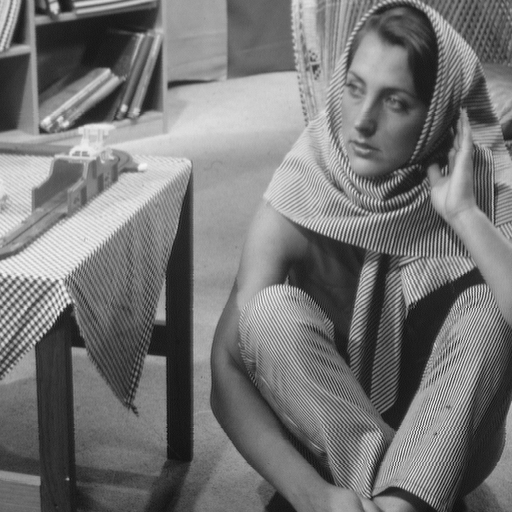
#> input picture data/barbara.png, 512 x 512 px
$ jupyter execute lez_15_IRLS_MOD_l1Denoising.ipynb   (shell and % lines are left out)
#> lines starting #> are read from the running program, lines starting #| are printed output that depends on the picture
[cell 1]
import time

import numpy as np
from matplotlib import pyplot as plt
from scipy.io import loadmat
from skimage.io import imread

[cell 2]
rootfolder = ".."

## IRLS Algorithm

Define the problem parameters

[cell 3]
A = np.array([[1, 3], [3, 1]])  # low dimensions to plot it, you can test larger sizes
b = np.array([-1, 2])

lmbda = 0.5

The function to be minimized is $\frac{1}{2}\|Ax-b\|_2^2 + \lambda \|x\|_1$

[cell 4]
f = lambda x: 0.5 * np.sum((A @ x - b) ** 2) + lmbda * np.sum(np.abs(x))

# derivative of f from matrix calculus
df = lambda x: A.T @ (A @ x) - A.T @ b

Plot the function

[cell 5]
# this function has been prepared only for the visualization sake, no need to go through this but it renders some nice
# graphics :)
F = (
    lambda r1, r2: (r1 * A[0, 0] + r2 * A[0, 1] - b[0]) ** 2
    + (r1 * A[1, 0] + r2 * A[1, 1] - b[1]) ** 2
    + lmbda * (np.abs(r1) + np.abs(r2))
)
xx, yy = np.meshgrid(np.arange(-10, 10, 1), np.arange(-10, 10, 1))

fig = plt.figure()
ax = plt.axes(projection="3d")
ax.plot_surface(xx, yy, F(xx, yy), edgecolor=[0, 0, 1], alpha=0.5, facecolor=[0, 1, 1])
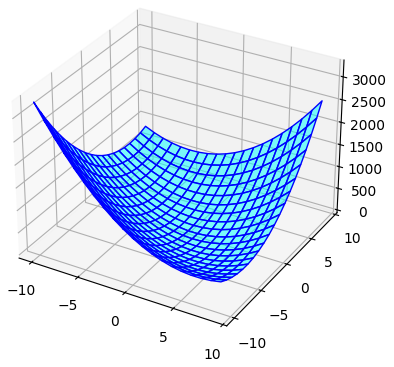
#> figure drawn by matplotlib, 1 panel

Set the parameters

[cell 6]
MAX_ITER = 1e3
TOL_DIST_X = 1e-10

Initialization: test different inizializations, the function is convex, you always converge to the same solution

[cell 7]
x0 = np.array([5, -10])

# initialization
all_x = [x0]
distanceX = 1e10  # stopping criteria
cnt = 0
delta = 1e-6

Main loop

[cell 8]
while cnt < MAX_ITER and distanceX > TOL_DIST_X:
    x = all_x[-1]

    # compute the weight matrix
    W = np.diag(1 / (np.abs(x) + delta))

    # solve the weighted regularized LS system
    # (A^T A + lambda * W) x = A^T b
    x_current = np.linalg.solve(A.T @ A + lmbda * W, A.T @ b)

    # compute distance between consecutive iterates
    distanceX = np.linalg.norm(x_current - x)

    # store the estimate
    all_x.append(x_current.copy())

    cnt = cnt + 1

Plot all the estimates

[cell 9]
# plot the new estimate
xxplot = [x[0] for x in all_x]
yyplot = [x[1] for x in all_x]
zzplot = F(np.array(xxplot), np.array(yyplot))

fig = plt.figure(figsize=(10, 10))
ax = plt.axes(projection="3d")
ax.plot_surface(xx, yy, F(xx, yy), edgecolor=[0, 0, 1], alpha=0.5, facecolor=[0, 1, 1])
ax.plot3D(xxplot, yyplot, zzplot, "r-o")
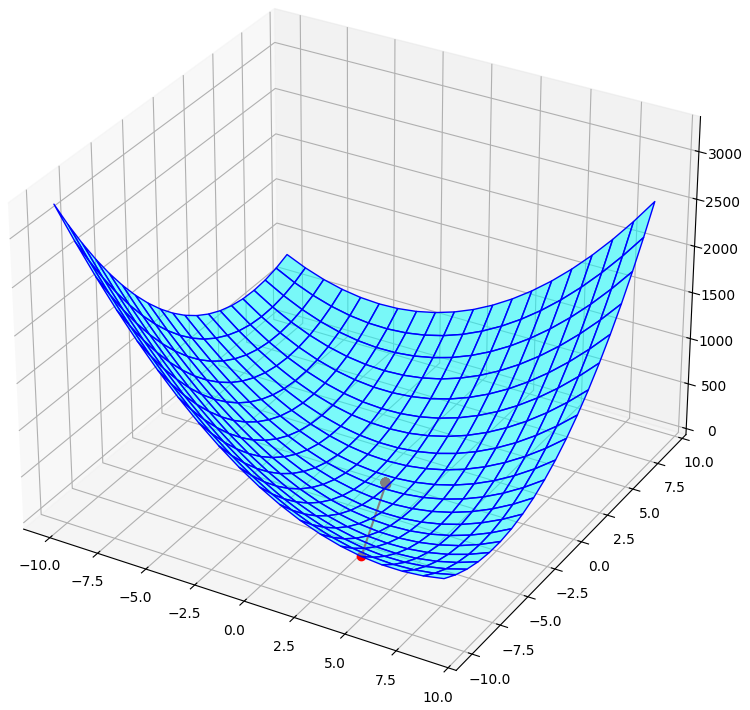
#> figure drawn by matplotlib, 1 panel

[cell 10]
print(f"nr of iteration of IRLS (before stopping criteria met): {cnt}\n")
print(f"Solution of IRLS: [{x_current[0]:.4f}, {x_current[1]:.4f}]\n")
print(f"Value of the functional: {f(x_current):.4f}\n")

[cell 11]
from sklearn.linear_model import Lasso

clf = Lasso(alpha=0.5, fit_intercept=False)
clf.fit(A, b)
print("Lasso (ISTA) 解:", clf.coef_)

print("IRLS 解:", x_current)

## **THIS WAS NOT PRESENTED IN THE 2025 EDITION**: MOD dictionary learning

Useful function for plot the 2D DCT dictionary

[cell 12]
def get_dictionary_img(D):
    M, N = D.shape
    p = int(round(np.sqrt(M)))
    nnn = int(np.ceil(np.sqrt(N)))
    bound = 2
    img = np.ones((nnn * p + bound * (nnn - 1), nnn * p + bound * (nnn - 1)))
    for i in range(N):
        m = np.mod(i, nnn)
        n = int((i - m) / nnn)
        m = m * p + bound * m
        n = n * p + bound * n
        atom = D[:, i].reshape((p, p))
        if atom.min() < atom.max():
            atom = (atom - atom.min()) / (atom.max() - atom.min())
        img[m : m + p, n : n + p] = atom

    return img

Define a function to perform the sparse coding using your favorite algorithm (IRLS, FISTA or ISTA)

[cell 13]
def IRLS(s, D, lmbda, x0=None):
    # Parameters
    MAX_ITER = 100
    TOL_DIST_X = 1e-6
    delta = 1e-6

    # Initialize
    if x0 is None:
        x = np.zeros(D.shape[1])
    else:
        x = x0.copy()

    distanceX = 1e10
    cnt = 0

    while cnt < MAX_ITER and distanceX > TOL_DIST_X:
        # Store previous x for distance calculation
        x_prev = x.copy()

        # Compute the weight matrix
        W = np.diag(1 / (np.abs(x) + delta))

        # Solve the weighted regularized LS system
        # (D^T D + lambda * W) x = D^T s
        x = np.linalg.solve(D.T @ D + lmbda * W, D.T @ s)

        # Compute distance between consecutive iterates
        distanceX = np.linalg.norm(x - x_prev)

        cnt += 1

    return x

Load the image and rescale it in [0,1]

[cell 14]
img = imread(f"{rootfolder}/data/barbara.png") / 255
#> img: shape (512, 512) float64; min 0.0471, max 0.965, mean 0.46
imsz = img.shape
#> imsz = (512, 512)

Set the parameters

[cell 15]
# patch size
p = 8

# number of elements in the patchfrom skimage.io import imread
M = p**2

# number of columns in the dictionary
N = 96

# extract the random patches from the noisy image
npatch = 1000

# only few MOD iterations are needed for a good dictionary
max_iter = 10

lmbda = 0.1

Extract $npatch$ random patches from the image

[cell 16]
S = np.zeros((M, npatch))
for n in range(npatch):
    # Generate random coordinates
    i = np.random.randint(0, imsz[0] - p + 1)
    j = np.random.randint(0, imsz[1] - p + 1)
    # Extract patch and vectorize it
    patch = img[i : i + p, j : j + p]
    S[:, n] = patch.flatten()
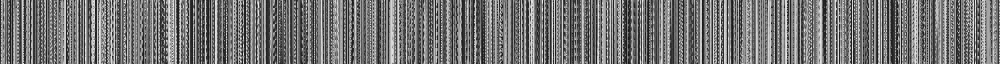
#> S: shape (64, 1000) float64; min 0.0471, max 0.941, mean 0.457
